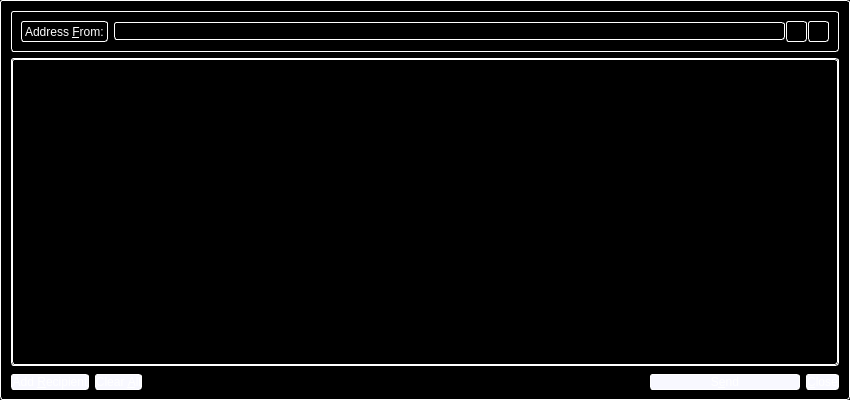
<?xml version="1.0" encoding="UTF-8"?>
<ui version="4.0">
 <class>SendMessagesDialog</class>
 <widget class="QDialog" name="SendMessagesDialog">
  <property name="geometry">
   <rect>
    <x>0</x>
    <y>0</y>
    <width>850</width>
    <height>400</height>
   </rect>
  </property>
  <property name="palette">
   <palette>
    <active>
     <colorrole role="WindowText">
      <brush brushstyle="SolidPattern">
       <color alpha="255">
        <red>255</red>
        <green>255</green>
        <blue>255</blue>
       </color>
      </brush>
     </colorrole>
     <colorrole role="Button">
      <brush brushstyle="SolidPattern">
       <color alpha="255">
        <red>0</red>
        <green>0</green>
        <blue>0</blue>
       </color>
      </brush>
     </colorrole>
     <colorrole role="Light">
      <brush brushstyle="SolidPattern">
       <color alpha="255">
        <red>0</red>
        <green>0</green>
        <blue>0</blue>
       </color>
      </brush>
     </colorrole>
     <colorrole role="Midlight">
      <brush brushstyle="SolidPattern">
       <color alpha="255">
        <red>0</red>
        <green>0</green>
        <blue>0</blue>
       </color>
      </brush>
     </colorrole>
     <colorrole role="Dark">
      <brush brushstyle="SolidPattern">
       <color alpha="255">
        <red>0</red>
        <green>0</green>
        <blue>0</blue>
       </color>
      </brush>
     </colorrole>
     <colorrole role="Mid">
      <brush brushstyle="SolidPattern">
       <color alpha="255">
        <red>0</red>
        <green>0</green>
        <blue>0</blue>
       </color>
      </brush>
     </colorrole>
     <colorrole role="Text">
      <brush brushstyle="SolidPattern">
       <color alpha="255">
        <red>255</red>
        <green>255</green>
        <blue>255</blue>
       </color>
      </brush>
     </colorrole>
     <colorrole role="BrightText">
      <brush brushstyle="SolidPattern">
       <color alpha="255">
        <red>255</red>
        <green>255</green>
        <blue>255</blue>
       </color>
      </brush>
     </colorrole>
     <colorrole role="ButtonText">
      <brush brushstyle="SolidPattern">
       <color alpha="255">
        <red>255</red>
        <green>255</green>
        <blue>255</blue>
       </color>
      </brush>
     </colorrole>
     <colorrole role="Base">
      <brush brushstyle="SolidPattern">
       <color alpha="255">
        <red>0</red>
        <green>0</green>
        <blue>0</blue>
       </color>
      </brush>
     </colorrole>
     <colorrole role="Window">
      <brush brushstyle="SolidPattern">
       <color alpha="255">
        <red>0</red>
        <green>0</green>
        <blue>0</blue>
       </color>
      </brush>
     </colorrole>
     <colorrole role="Shadow">
      <brush brushstyle="SolidPattern">
       <color alpha="255">
        <red>0</red>
        <green>0</green>
        <blue>0</blue>
       </color>
      </brush>
     </colorrole>
     <colorrole role="AlternateBase">
      <brush brushstyle="SolidPattern">
       <color alpha="255">
        <red>0</red>
        <green>0</green>
        <blue>0</blue>
       </color>
      </brush>
     </colorrole>
     <colorrole role="ToolTipBase">
      <brush brushstyle="SolidPattern">
       <color alpha="255">
        <red>255</red>
        <green>255</green>
        <blue>220</blue>
       </color>
      </brush>
     </colorrole>
     <colorrole role="ToolTipText">
      <brush brushstyle="SolidPattern">
       <color alpha="255">
        <red>0</red>
        <green>0</green>
        <blue>0</blue>
       </color>
      </brush>
     </colorrole>
    </active>
    <inactive>
     <colorrole role="WindowText">
      <brush brushstyle="SolidPattern">
       <color alpha="255">
        <red>255</red>
        <green>255</green>
        <blue>255</blue>
       </color>
      </brush>
     </colorrole>
     <colorrole role="Button">
      <brush brushstyle="SolidPattern">
       <color alpha="255">
        <red>0</red>
        <green>0</green>
        <blue>0</blue>
       </color>
      </brush>
     </colorrole>
     <colorrole role="Light">
      <brush brushstyle="SolidPattern">
       <color alpha="255">
        <red>0</red>
        <green>0</green>
        <blue>0</blue>
       </color>
      </brush>
     </colorrole>
     <colorrole role="Midlight">
      <brush brushstyle="SolidPattern">
       <color alpha="255">
        <red>0</red>
        <green>0</green>
        <blue>0</blue>
       </color>
      </brush>
     </colorrole>
     <colorrole role="Dark">
      <brush brushstyle="SolidPattern">
       <color alpha="255">
        <red>0</red>
        <green>0</green>
        <blue>0</blue>
       </color>
      </brush>
     </colorrole>
     <colorrole role="Mid">
      <brush brushstyle="SolidPattern">
       <color alpha="255">
        <red>0</red>
        <green>0</green>
        <blue>0</blue>
       </color>
      </brush>
     </colorrole>
     <colorrole role="Text">
      <brush brushstyle="SolidPattern">
       <color alpha="255">
        <red>255</red>
        <green>255</green>
        <blue>255</blue>
       </color>
      </brush>
     </colorrole>
     <colorrole role="BrightText">
      <brush brushstyle="SolidPattern">
       <color alpha="255">
        <red>255</red>
        <green>255</green>
        <blue>255</blue>
       </color>
      </brush>
     </colorrole>
     <colorrole role="ButtonText">
      <brush brushstyle="SolidPattern">
       <color alpha="255">
        <red>255</red>
        <green>255</green>
        <blue>255</blue>
       </color>
      </brush>
     </colorrole>
     <colorrole role="Base">
      <brush brushstyle="SolidPattern">
       <color alpha="255">
        <red>0</red>
        <green>0</green>
        <blue>0</blue>
       </color>
      </brush>
     </colorrole>
     <colorrole role="Window">
      <brush brushstyle="SolidPattern">
       <color alpha="255">
        <red>0</red>
        <green>0</green>
        <blue>0</blue>
       </color>
      </brush>
     </colorrole>
     <colorrole role="Shadow">
      <brush brushstyle="SolidPattern">
       <color alpha="255">
        <red>0</red>
        <green>0</green>
        <blue>0</blue>
       </color>
      </brush>
     </colorrole>
     <colorrole role="AlternateBase">
      <brush brushstyle="SolidPattern">
       <color alpha="255">
        <red>0</red>
        <green>0</green>
        <blue>0</blue>
       </color>
      </brush>
     </colorrole>
     <colorrole role="ToolTipBase">
      <brush brushstyle="SolidPattern">
       <color alpha="255">
        <red>255</red>
        <green>255</green>
        <blue>220</blue>
       </color>
      </brush>
     </colorrole>
     <colorrole role="ToolTipText">
      <brush brushstyle="SolidPattern">
       <color alpha="255">
        <red>0</red>
        <green>0</green>
        <blue>0</blue>
       </color>
      </brush>
     </colorrole>
    </inactive>
    <disabled>
     <colorrole role="WindowText">
      <brush brushstyle="SolidPattern">
       <color alpha="255">
        <red>255</red>
        <green>255</green>
        <blue>255</blue>
       </color>
      </brush>
     </colorrole>
     <colorrole role="Button">
      <brush brushstyle="SolidPattern">
       <color alpha="255">
        <red>0</red>
        <green>0</green>
        <blue>0</blue>
       </color>
      </brush>
     </colorrole>
     <colorrole role="Light">
      <brush brushstyle="SolidPattern">
       <color alpha="255">
        <red>0</red>
        <green>0</green>
        <blue>0</blue>
       </color>
      </brush>
     </colorrole>
     <colorrole role="Midlight">
      <brush brushstyle="SolidPattern">
       <color alpha="255">
        <red>0</red>
        <green>0</green>
        <blue>0</blue>
       </color>
      </brush>
     </colorrole>
     <colorrole role="Dark">
      <brush brushstyle="SolidPattern">
       <color alpha="255">
        <red>0</red>
        <green>0</green>
        <blue>0</blue>
       </color>
      </brush>
     </colorrole>
     <colorrole role="Mid">
      <brush brushstyle="SolidPattern">
       <color alpha="255">
        <red>0</red>
        <green>0</green>
        <blue>0</blue>
       </color>
      </brush>
     </colorrole>
     <colorrole role="Text">
      <brush brushstyle="SolidPattern">
       <color alpha="255">
        <red>255</red>
        <green>255</green>
        <blue>255</blue>
       </color>
      </brush>
     </colorrole>
     <colorrole role="BrightText">
      <brush brushstyle="SolidPattern">
       <color alpha="255">
        <red>255</red>
        <green>255</green>
        <blue>255</blue>
       </color>
      </brush>
     </colorrole>
     <colorrole role="ButtonText">
      <brush brushstyle="SolidPattern">
       <color alpha="255">
        <red>255</red>
        <green>255</green>
        <blue>255</blue>
       </color>
      </brush>
     </colorrole>
     <colorrole role="Base">
      <brush brushstyle="SolidPattern">
       <color alpha="255">
        <red>0</red>
        <green>0</green>
        <blue>0</blue>
       </color>
      </brush>
     </colorrole>
     <colorrole role="Window">
      <brush brushstyle="SolidPattern">
       <color alpha="255">
        <red>0</red>
        <green>0</green>
        <blue>0</blue>
       </color>
      </brush>
     </colorrole>
     <colorrole role="Shadow">
      <brush brushstyle="SolidPattern">
       <color alpha="255">
        <red>0</red>
        <green>0</green>
        <blue>0</blue>
       </color>
      </brush>
     </colorrole>
     <colorrole role="AlternateBase">
      <brush brushstyle="SolidPattern">
       <color alpha="255">
        <red>0</red>
        <green>0</green>
        <blue>0</blue>
       </color>
      </brush>
     </colorrole>
     <colorrole role="ToolTipBase">
      <brush brushstyle="SolidPattern">
       <color alpha="255">
        <red>255</red>
        <green>255</green>
        <blue>220</blue>
       </color>
      </brush>
     </colorrole>
     <colorrole role="ToolTipText">
      <brush brushstyle="SolidPattern">
       <color alpha="255">
        <red>0</red>
        <green>0</green>
        <blue>0</blue>
       </color>
      </brush>
     </colorrole>
    </disabled>
   </palette>
  </property>
  <property name="windowTitle">
   <string>Send Messages</string>
  </property>
  <property name="styleSheet">
   <string notr="true">background: rgb(0,0,0); color: rgb(255,255,255); border: 1px inset white; border-radius: 3px; margin: 0px;</string>
  </property>
  <layout class="QVBoxLayout" name="verticalLayout" stretch="0,1,0">
   <property name="bottomMargin">
    <number>8</number>
   </property>
   <item>
    <widget class="QFrame" name="frameAddressFrom">
     <property name="sizePolicy">
      <sizepolicy hsizetype="Expanding" vsizetype="Expanding">
       <horstretch>0</horstretch>
       <verstretch>0</verstretch>
      </sizepolicy>
     </property>
     <property name="maximumSize">
      <size>
       <width>16777215</width>
       <height>16777215</height>
      </size>
     </property>
     <property name="frameShape">
      <enum>QFrame::StyledPanel</enum>
     </property>
     <property name="frameShadow">
      <enum>QFrame::Sunken</enum>
     </property>
     <layout class="QHBoxLayout" name="horizontalLayout_3">
      <item>
       <widget class="QLabel" name="addressFromLabel">
        <property name="styleSheet">
         <string notr="true">color: #ffffff;</string>
        </property>
        <property name="text">
         <string>Address &amp;From:</string>
        </property>
        <property name="buddy">
         <cstring>addressFrom</cstring>
        </property>
       </widget>
      </item>
      <item>
       <layout class="QHBoxLayout" name="horizontalLayout_4">
        <property name="spacing">
         <number>1</number>
        </property>
        <item>
         <widget class="QValidatedLineEdit" name="addressFrom">
          <property name="styleSheet">
           <string notr="true">background: rgb(0,0,0); color: rgb(255,255,255); border: 1px inset white; border-radius: 3px; margin: 0px;</string>
          </property>
         </widget>
        </item>
        <item>
         <widget class="QToolButton" name="addressBookButton">
          <property name="toolTip">
           <string>Choose address from address book</string>
          </property>
          <property name="text">
           <string/>
          </property>
          <property name="icon">
           <iconset resource="../fantom.qrc">
            <normaloff>:/icons/address-book</normaloff>:/icons/address-book</iconset>
          </property>
          <property name="shortcut">
           <string>Alt+A</string>
          </property>
         </widget>
        </item>
        <item>
         <widget class="QToolButton" name="pasteButton">
          <property name="toolTip">
           <string>Paste address from clipboard</string>
          </property>
          <property name="text">
           <string/>
          </property>
          <property name="icon">
           <iconset resource="../fantom.qrc">
            <normaloff>:/icons/editpaste</normaloff>:/icons/editpaste</iconset>
          </property>
          <property name="shortcut">
           <string>Alt+P</string>
          </property>
         </widget>
        </item>
       </layout>
      </item>
     </layout>
    </widget>
   </item>
   <item>
    <widget class="QScrollArea" name="scrollArea">
     <property name="styleSheet">
      <string notr="true"> background: rgb(0,0,0); color: rgb(255,255,255); border: 1px inset white; border-radius: 3px; margin: 0px;</string>
     </property>
     <property name="widgetResizable">
      <bool>true</bool>
     </property>
     <widget class="QWidget" name="scrollAreaWidgetContents">
      <property name="geometry">
       <rect>
        <x>0</x>
        <y>0</y>
        <width>830</width>
        <height>304</height>
       </rect>
      </property>
      <layout class="QVBoxLayout" name="verticalLayout_2">
       <property name="margin">
        <number>0</number>
       </property>
       <item>
        <layout class="QVBoxLayout" name="entries">
         <property name="spacing">
          <number>6</number>
         </property>
        </layout>
       </item>
       <item>
        <spacer name="verticalSpacer">
         <property name="orientation">
          <enum>Qt::Vertical</enum>
         </property>
         <property name="sizeHint" stdset="0">
          <size>
           <width>20</width>
           <height>40</height>
          </size>
         </property>
        </spacer>
       </item>
      </layout>
     </widget>
    </widget>
   </item>
   <item>
    <layout class="QHBoxLayout" name="horizontalLayout">
     <item>
      <widget class="QPushButton" name="addButton">
       <property name="toolTip">
        <string>Send to multiple recipients at once</string>
       </property>
       <property name="styleSheet">
        <string notr="true">background-color: rgb(248, 248, 255);
color: rgb(255, 255, 255);</string>
       </property>
       <property name="text">
        <string>Add &amp;Recipient</string>
       </property>
       <property name="icon">
        <iconset resource="../fantom.qrc">
         <normaloff>:/icons/add</normaloff>:/icons/add</iconset>
       </property>
       <property name="autoDefault">
        <bool>false</bool>
       </property>
      </widget>
     </item>
     <item>
      <widget class="QPushButton" name="clearButton">
       <property name="sizePolicy">
        <sizepolicy hsizetype="Minimum" vsizetype="Fixed">
         <horstretch>0</horstretch>
         <verstretch>0</verstretch>
        </sizepolicy>
       </property>
       <property name="toolTip">
        <string>Remove all transaction fields</string>
       </property>
       <property name="styleSheet">
        <string notr="true">background-color: rgb(248, 248, 255);
color: rgb(255, 255, 255);</string>
       </property>
       <property name="text">
        <string>Clear &amp;All</string>
       </property>
       <property name="icon">
        <iconset resource="../fantom.qrc">
         <normaloff>:/icons/remove</normaloff>:/icons/remove</iconset>
       </property>
       <property name="autoRepeatDelay">
        <number>300</number>
       </property>
       <property name="autoDefault">
        <bool>false</bool>
       </property>
      </widget>
     </item>
     <item>
      <spacer name="horizontalSpacer">
       <property name="orientation">
        <enum>Qt::Horizontal</enum>
       </property>
       <property name="sizeHint" stdset="0">
        <size>
         <width>40</width>
         <height>20</height>
        </size>
       </property>
      </spacer>
     </item>
     <item>
      <widget class="QPushButton" name="sendButton">
       <property name="minimumSize">
        <size>
         <width>150</width>
         <height>0</height>
        </size>
       </property>
       <property name="toolTip">
        <string>Confirm the send action</string>
       </property>
       <property name="styleSheet">
        <string notr="true">background-color: rgb(248, 248, 255);
color: rgb(255, 255, 255);</string>
       </property>
       <property name="text">
        <string>S&amp;end</string>
       </property>
       <property name="icon">
        <iconset resource="../fantom.qrc">
         <normaloff>:/icons/send</normaloff>:/icons/send</iconset>
       </property>
       <property name="default">
        <bool>true</bool>
       </property>
      </widget>
     </item>
     <item>
      <widget class="QPushButton" name="closeButton">
       <property name="styleSheet">
        <string notr="true">background-color: rgb(248, 248, 255);
color: rgb(255, 255, 255);</string>
       </property>
       <property name="text">
        <string>&amp;Close</string>
       </property>
       <property name="icon">
        <iconset resource="../fantom.qrc">
         <normaloff>:/icons/quit</normaloff>:/icons/quit</iconset>
       </property>
      </widget>
     </item>
    </layout>
   </item>
  </layout>
 </widget>
 <customwidgets>
  <customwidget>
   <class>QValidatedLineEdit</class>
   <extends>QLineEdit</extends>
   <header>qvalidatedlineedit.h</header>
  </customwidget>
 </customwidgets>
 <resources>
  <include location="../fantom.qrc"/>
 </resources>
 <connections/>
</ui>
